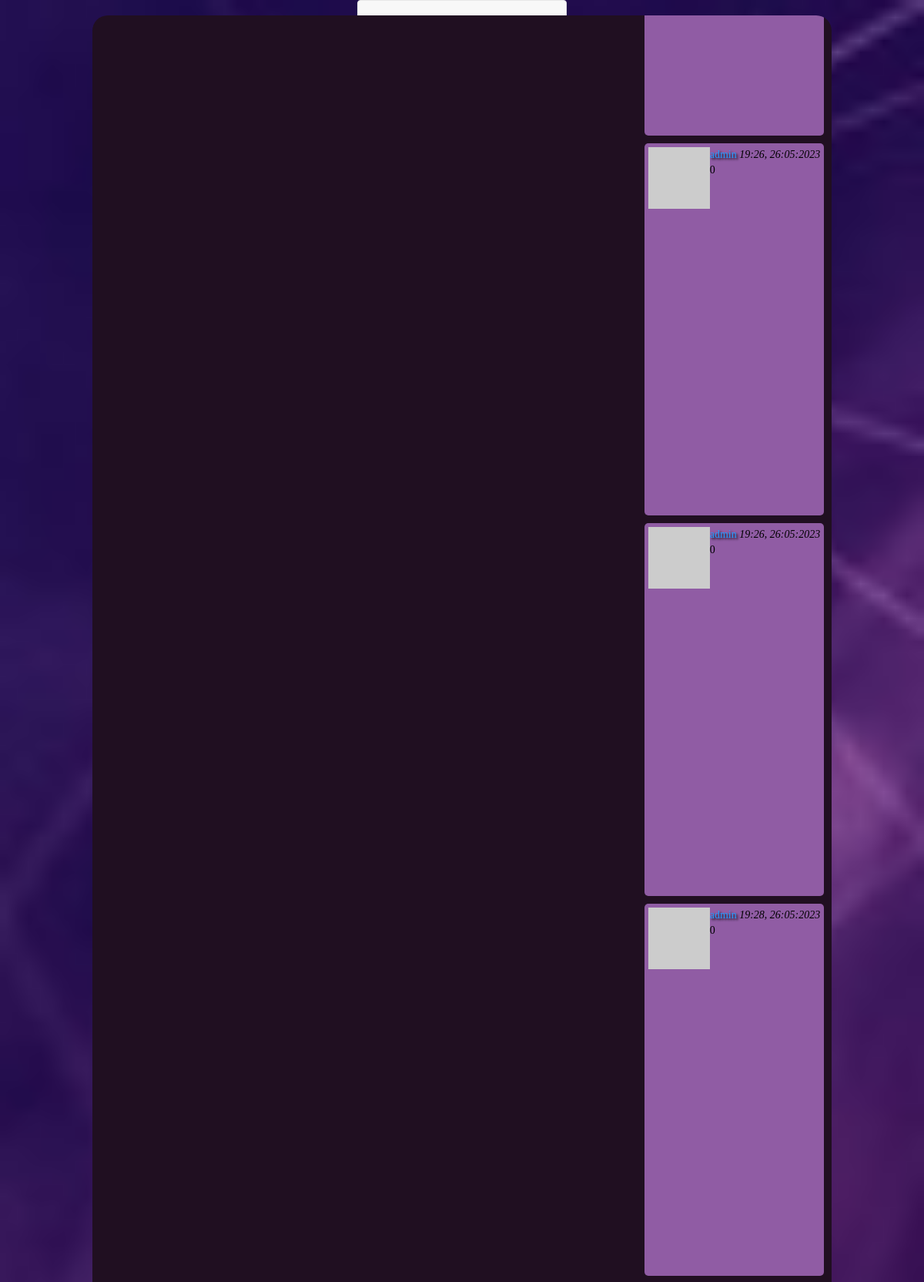
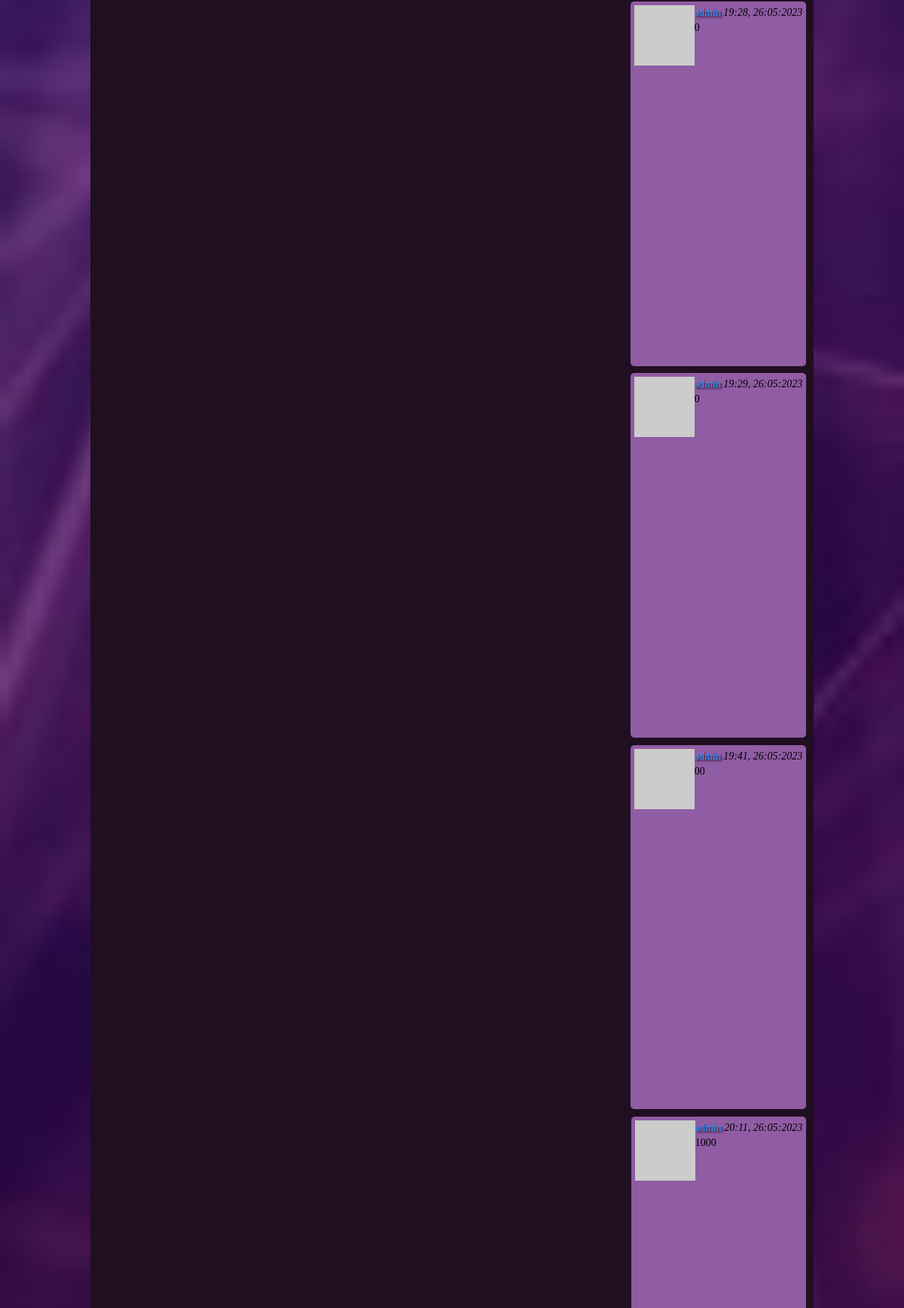
Page /explore (signed in, upper part) on the committed database (2 pictures, top to bottom).
### app/models.py (models this page shows, shortened)
class Post(db.Model):
    id = db.Column(db.Integer, primary_key=True)
    body = db.Column(db.String(140))
    timestamp = db.Column(db.DateTime, index=True, default=datetime.utcnow)
    user_id = db.Column(db.Integer, db.ForeignKey('user.id'))

class User(UserMixin, db.Model):
    id = db.Column(db.Integer, primary_key=True)
    username = db.Column(db.String(64), index=True, unique=True)
    email = db.Column(db.String(120), index=True, unique=True)
    password_hash = db.Column(db.String(128))
    posts = db.relationship('Post', backref='author', lazy='dynamic')
    about_me = db.Column(db.String(140))
    last_seen = db.Column(db.DateTime, default=datetime.utcnow)
    followed = db.relationship(
        'User', secondary=followers,
        primaryjoin=(followers.c.follower_id == id),
        secondaryjoin=(followers.c.followed_id == id),
        backref=db.backref('followers', lazy='dynamic'), lazy='dynamic')
    def avatar(self, size):
        digest = md5(self.email.lower().encode('utf-8')).hexdigest()
        return 'https://www.gravatar.com/avatar/{}?d=identicon&s={}'.format(
            digest, size)
    def followed_posts(self):
        followed = Post.query.join(
            followers, (followers.c.followed_id == Post.user_id)).filter(
            followers.c.follower_id == self.id)
        own = Post.query.filter_by(user_id=self.id)
        return followed.union(own).order_by(Post.timestamp.asc())

### app/routes.py (the view)
@app.route('/explore')
@login_required
def explore():
    posts = current_user.followed_posts().all()
    return render_template("index.html", title='Explore', posts=posts)

### app/models.py (called while the page is built)
@login.user_loader
def load_user(id):
    return User.query.get(int(id))

### app/routes.py (called while the page is built)
@app.before_request
def before_request():
    if current_user.is_authenticated:
        current_user.last_seen = datetime.utcnow()
        db.session.commit()

### app/templates/index.html (shortened to what this page needs)
{% extends "base.html" %}
{% block content %}
    <link rel="stylesheet" href="{{ url_for('static', filename= './css/chat.css') }}">
    <div id="chat_frame" class="chat_frame">
        <div id="chat_window" class="chat_window">
            {% include 'posts.html' %}
        </div>
    </div>
{% endblock %}

### app/templates/posts.html
{% for post in posts %}
    {% if post.user_id == current_user.id %}
        <div class="my_message_design">
            {% include '_post.html' %}
        </div>
    {% else %}
        <div class="message_design">
            {% include '_post.html' %}
        </div>
    {% endif %}
{% endfor %}

### app/templates/_post.html (shortened to what this page needs)
 <table class="messageTable">
        <tr valign="top">
            <td>
                <a href="{{ url_for('user', username=post.author.username) }}">
                    <img src="{{ post.author.avatar(36) }}" />
                </a>
            </td>
            <td>
                <a href="{{ url_for('user', username=post.author.username) }}">
                    {{ post.author.username }}
                </a>
                <i>{{ moment(post.timestamp).format('H:mm, D:MM:YYYY') }}</i>
                <br>
                {{ post.body }}
            </td>
        </tr>
</table>

### app/static/css/chat.css (style rules this page uses)
body { display: flex; background: rgb(32,15,33) url("../images/back_ground.jpg") no-repeat center center fixed; -webkit-background-size: cover; -moz-background-size: cover; -o-background-size: cover; background-size: cover; flex-direction: column; align-items: center; justify-content: space-between; }
.chat_frame { display: flex; flex-basis: content; align-items: center; flex-direction: column; justify-content: space-between; position: absolute; width: 80%; height: 90%; }
.chat_window { color: #fdffe8; margin: 20px 0; border-style: none; border-radius: 20px; width: 100%; height: 100%; background-color: rgb(32,15,33); overflow: auto; }

### rows in the picture
Post: author.username "admin", timestamp "19:26, 26:05:2023", body "0"
Post: author.username "admin", timestamp "19:26, 26:05:2023", body "0"
Post: author.username "admin", timestamp "19:28, 26:05:2023", body "0"
Post: author.username "admin", timestamp "19:28, 26:05:2023", body "0"
Post: author.username "admin", timestamp "19:29, 26:05:2023", body "0"
Post: author.username "admin", timestamp "19:41, 26:05:2023", body "00"
Post: author.username "admin", timestamp "20:11, 26:05:2023", body "1000"
